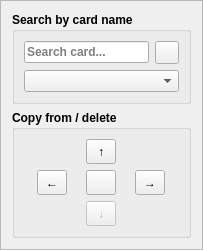
     <widget class="QFrame" name="frame_7">
      <property name="sizePolicy">
       <sizepolicy hsizetype="Preferred" vsizetype="Preferred">
        <horstretch>1</horstretch>
        <verstretch>1</verstretch>
       </sizepolicy>
      </property>
      <property name="frameShape">
       <enum>QFrame::StyledPanel</enum>
      </property>
      <property name="frameShadow">
       <enum>QFrame::Plain</enum>
      </property>
      <layout class="QVBoxLayout" name="verticalLayout_8">
       <item>
        <widget class="QGroupBox" name="SearchCardGroupBox_7">
         <property name="font">
          <font>
           <weight>75</weight>
           <bold>true</bold>
          </font>
         </property>
         <property name="title">
          <string>Search by card name</string>
         </property>
         <layout class="QGridLayout" name="gridLayout_19">
          <item row="0" column="0">
           <widget class="QLineEdit" name="SearchCardEdit_7">
            <property name="placeholderText">
             <string>Search card...</string>
            </property>
            <property name="clearButtonEnabled">
             <bool>true</bool>
            </property>
           </widget>
          </item>
          <item row="0" column="1">
           <widget class="QToolButton" name="RunSearchToolButton_7">
            <property name="text">
             <string/>
            </property>
           </widget>
          </item>
          <item row="2" column="0" colspan="2">
           <widget class="QComboBox" name="SearchCardCombo_7"/>
          </item>
         </layout>
        </widget>
       </item>
       <item>
        <widget class="QGroupBox" name="CopyFromGroupBox_7">
         <property name="font">
          <font>
           <weight>75</weight>
           <bold>true</bold>
          </font>
         </property>
         <property name="title">
          <string>Copy from / delete</string>
         </property>
         <layout class="QGridLayout" name="gridLayout_9">
          <item row="0" column="1">
           <widget class="QToolButton" name="CopyUpButton_7">
            <property name="minimumSize">
             <size>
              <width>30</width>
              <height>25</height>
             </size>
            </property>
            <property name="text">
             <string>↑</string>
            </property>
           </widget>
          </item>
          <item row="1" column="0">
           <widget class="QToolButton" name="CopyLeftButton_7">
            <property name="minimumSize">
             <size>
              <width>30</width>
              <height>25</height>
             </size>
            </property>
            <property name="text">
             <string>←</string>
            </property>
           </widget>
          </item>
          <item row="2" column="1">
           <widget class="QToolButton" name="CopyDownButton_7">
            <property name="enabled">
             <bool>false</bool>
            </property>
            <property name="minimumSize">
             <size>
              <width>30</width>
              <height>25</height>
             </size>
            </property>
            <property name="text">
             <string>↓</string>
            </property>
           </widget>
          </item>
          <item row="1" column="2">
           <widget class="QToolButton" name="CopyRightButton_7">
            <property name="minimumSize">
             <size>
              <width>30</width>
              <height>25</height>
             </size>
            </property>
            <property name="text">
             <string>→</string>
            </property>
           </widget>
          </item>
          <item row="1" column="1">
           <widget class="QToolButton" name="DeleteButton_7">
            <property name="minimumSize">
             <size>
              <width>30</width>
              <height>25</height>
             </size>
            </property>
            <property name="text">
             <string/>
            </property>
           </widget>
          </item>
         </layout>
        </widget>
       </item>
      </layout>
     </widget>
